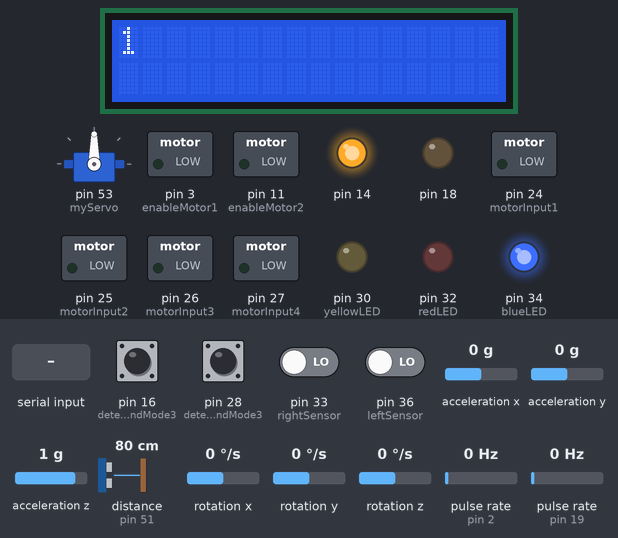
The program below on a simulated Arduino Mega 2560, built with avr-gcc and run on an emulated ATmega2560. On the bench: 16×2 character LCD, servo, switched loads named in the program (green lamp = pin HIGH), output pins drawn as LEDs (lit = HIGH). Wiring (inferred from the names in the program): 2 × pulse sensor: data pin 2 / data pin 19. The test bench sets the inputs (shaded band); at power-on: pin 28 (detectingMode1AndMode2AndMode3) HIGH, pin 16 (detectingMode2AndMode3), pin 33 (rightSensor), pin 36 (leftSensor) LOW, acceleration x 0 g, acceleration y 0 g, acceleration z 1 g, distance to the obstacle (sensor on pin 51) 80 cm, rotation x 0 °/s, rotation y 0 °/s, rotation z 0 °/s, pulse rate (sensors on pin 2, pin 19) 0 Hz. The echo pulse lasts 58.3 µs per cm; pins used as bus, display or sensor lines are not drawn; what the program prints to the serial monitor is not drawn.

Above: at 7.9 s.
8.0 s: pin 28 (detectingMode1AndMode2AndMode3) pulled LOW for 3.2 s
At 11.8 s:
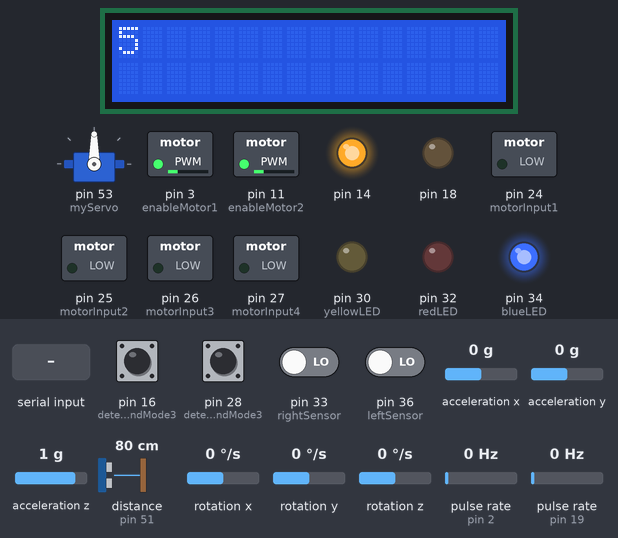
12.7 s: "x" received over Serial
At 14.7 s:
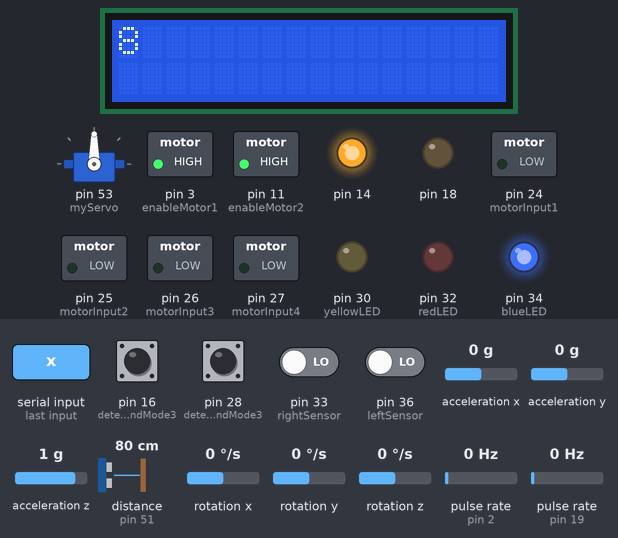
15.5 s: "l" received over Serial
At 16.3 s:
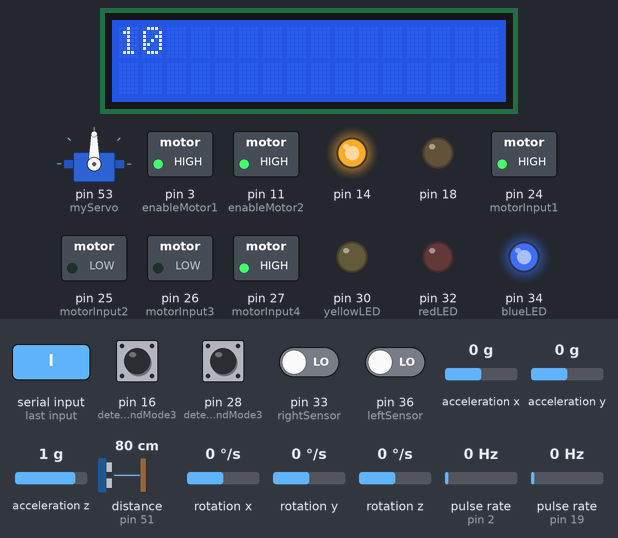
18.5 s: pin 16 (detectingMode2AndMode3) pulled HIGH for 0.15 s
At 19.8 s:
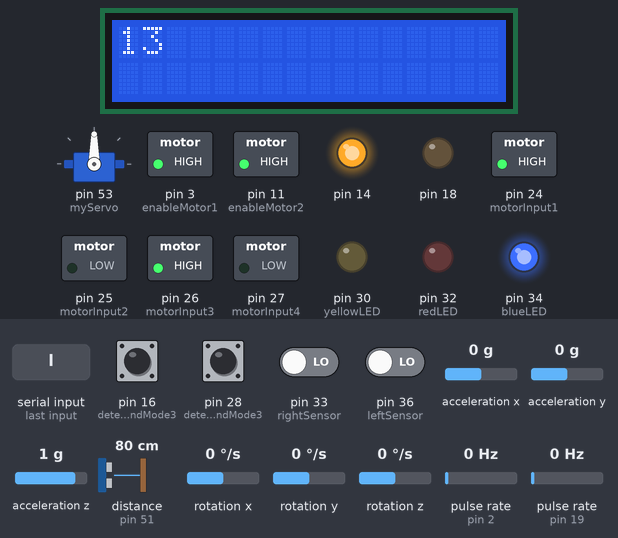
20.1 s: "r" received over Serial
At 20.6 s:
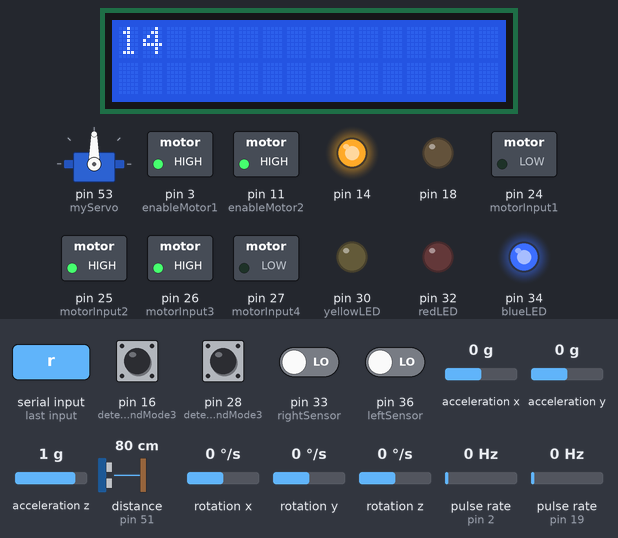
21.6 s: pin 16 (detectingMode2AndMode3) pulled HIGH for 1 s
At 22.4 s:
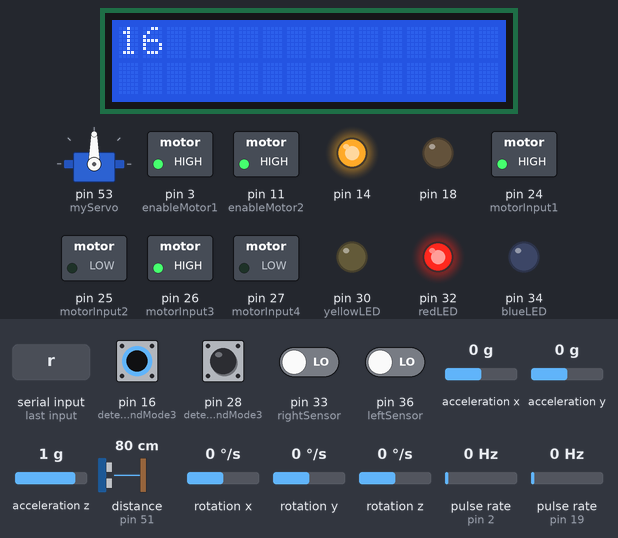
Timing chart, 0 to 24.6 s (numbered marks = the images above; inputs shaded):
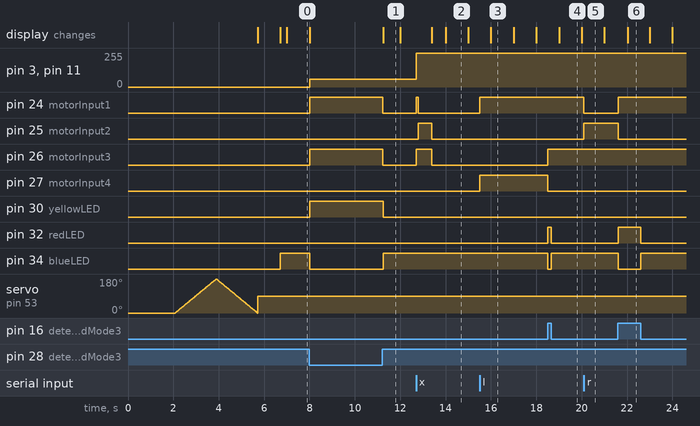

The program:

main.cpp
```cpp
#include <Arduino.h>
//Initialize MPU6050 and include libraries
#include "Wire.h"
#include <MPU6050_light.h>
MPU6050 mpu(Wire);
unsigned long timer = 0;

//Initialize servo motor and include libraries
#include <Servo.h>
Servo myServo;

//Initialize LCD
#include <LiquidCrystal.h>
#define pin_RS 8
#define pin_EN 9
#define pin_d4 4
#define pin_d5 5
#define pin_d6 6
#define pin_d7 7
#define pin_BL 10
LiquidCrystal lcd( pin_RS,  pin_EN,  pin_d4,  pin_d5,  pin_d6,  pin_d7);

//Encoder1
int encoder_pin1 = 19;  // The pin the encoder is connected
unsigned int rpm1;     // first rpm reading
volatile int pulses1;  // number of pulses from encoder 1

//Encoder2
int encoder_pin2 = 2;  // The pin the encoder is connected
unsigned int rpm2;     // second rpm reading
volatile int pulses2;  // number of pulses from encoder 2

unsigned long timeold;
// The number of pulses per revolution
const int pulsesperturn = 20;

//Define variable name for each pin
#define enableMotor1 3
#define enableMotor2 11
#define motorInput1 24
#define motorInput2 25
#define motorInput3 26
#define motorInput4 27
#define leftSensor 36
#define rightSensor 33
#define trigPin 50
#define echoPin 51
#define detectingMode1AndMode2AndMode3 28
#define detectingMode2AndMode3 16
#define yellowLED 30
#define redLED 32
#define blueLED 34

//Initialize variable
long totalCount = 0; // the time taken for robot car to remain on
int lSensor; //value from left sensor
int rSensor; //value from right sensor
int distance=0; //current distance
int distanceTravelled = 0; // total distance travelled
unsigned long duration; // time taken for the wave to return to ultrasonic sensor
int distanceResult; // distance being calculated by ultrasonic sensor
int mode1;//line following
int mode2;//ultrasonic sensor
int mode3;//bluetooth
int mode; //current mode
int modeChanging;
int rps;// rps of average from rpm1 and rpm2
int pos = 90; //initial position

char Incoming_value;//value received by the Bluetooth module
int maxAngle = 0; // max angle being detected
int currentAngle; // current angle being detected
int flag=0; // is on the ramp or under the ramp
int turnAxis; // the turning degree
unsigned long startingTime = 0; // starting time for the line following mode
int stopped = 0; //is stopped at 200cm or not

void counter1()
{
    //Update count
    pulses1++;
}
void counter2()
{
    //Update count
    pulses2++;
}

void fullSpeed()//255
{
  analogWrite(enableMotor1,255);
  analogWrite(enableMotor2,255);
}

void halfSpeed()//90
{
  analogWrite(enableMotor1,90);
  analogWrite(enableMotor2,90);
}

void slowSpeed()//60
{
  analogWrite(enableMotor1,60);
  analogWrite(enableMotor2,60);
}

void stop()
{
  digitalWrite(motorInput1,LOW);
  digitalWrite(motorInput2,LOW);
  digitalWrite(motorInput3,LOW);
  digitalWrite(motorInput4,LOW);
}

void setup() {
  // put your setup code here, to run once:

  //Initialize LCD
  lcd.begin(16, 2);
  lcd.setCursor(2,0);
  lcd.print("Welcome!!!!!");
  lcd.setCursor(2, 1);
  lcd.print("Initializing");

  //Initialize Serial monitor
  Serial.begin(9600);

  //Initialize the accerelometer
  Wire.begin();
  byte status = mpu.begin();
  while(status!=0){ } // stop everything if could not connect to MPU6050
  delay(1000);
  mpu.calcOffsets(); // gyro and accelero

  //Initialize the starting z axis
  turnAxis = mpu.getAngleZ();

  //Initialize servo motor
  myServo.attach(53);
  for(int i=0;i<=180;i++)
  {
    myServo.write(i);
    delay(10);
  }
  for(int i=180;i>=0;i--)
  {
    myServo.write(i);
    delay(10);
  }
  myServo.write(90);

  //Initialize encoder1
  pulses1 = 0;
  pinMode(encoder_pin1, INPUT);
  attachInterrupt(4, counter1, RISING);

  //Initialie encoder2
  pulses2 = 0;
  pinMode(encoder_pin2, INPUT);
  attachInterrupt(0, counter2, RISING);

  timeold = millis();
  rpm1 = 0;
  rpm2 = 0;

  //reset the lcd
  lcd.clear();
  lcd.setCursor(0, 0);

  //Define the mode of the pin
  pinMode(enableMotor1,OUTPUT);
  pinMode(enableMotor2,OUTPUT);
  pinMode(motorInput1,OUTPUT);
  pinMode(motorInput2,OUTPUT);
  pinMode(motorInput3,OUTPUT);
  pinMode(motorInput4,OUTPUT);
  pinMode(leftSensor,INPUT);
  pinMode(rightSensor,INPUT);
  pinMode(echoPin,INPUT);
  pinMode(trigPin,OUTPUT);
  pinMode(14,OUTPUT);
  digitalWrite(14,HIGH);
  pinMode(detectingMode2AndMode3,INPUT);
  pinMode(18,OUTPUT);
  digitalWrite(18,LOW);
  pinMode(yellowLED,OUTPUT);
  pinMode(redLED,OUTPUT);
  pinMode(blueLED,OUTPUT);

  //Initialize the value of the variable
  mode1 = 0;
  mode2 = 0;
  mode3 = 0;
  startingTime=0;

  //stopping for 1s before everythings started for safety
  delay(1000);
}

void goForwardhalf()
{
  halfSpeed();
  digitalWrite(motorInput1,HIGH);
  digitalWrite(motorInput2,LOW);
  digitalWrite(motorInput3,HIGH);
  digitalWrite(motorInput4,LOW);
}

void Left()
{
  fullSpeed();
  digitalWrite(motorInput1,HIGH);
  digitalWrite(motorInput2,LOW);
  digitalWrite(motorInput3,LOW);
  digitalWrite(motorInput4,HIGH);
}

void Right()
{
  fullSpeed();
  digitalWrite(motorInput1,LOW);
  digitalWrite(motorInput2,HIGH);
  digitalWrite(motorInput3,HIGH);
  digitalWrite(motorInput4,LOW);
}

void pureLeft()
{
  digitalWrite(motorInput1,HIGH);
  digitalWrite(motorInput2,LOW);
  digitalWrite(motorInput3,LOW);
  digitalWrite(motorInput4,HIGH);
}

void pureRight()
{
  digitalWrite(motorInput1,LOW);
  digitalWrite(motorInput2,HIGH);
  digitalWrite(motorInput3,HIGH);
  digitalWrite(motorInput4,LOW);
}

void goRight()
{
  pureRight();
  delay(50);
  goForwardhalf();
  delay(15);
  stop();
}

void goLeft()
{
  pureLeft();
  delay(50);
  goForwardhalf();
  delay(15);
  stop();
}

void goForwardfull()
{
  fullSpeed();
  digitalWrite(motorInput1,HIGH);
  digitalWrite(motorInput2,LOW);
  digitalWrite(motorInput3,HIGH);
  digitalWrite(motorInput4,LOW);
}

void goForwardslow()
{
  slowSpeed();
  digitalWrite(motorInput1,HIGH);
  digitalWrite(motorInput2,LOW);
  digitalWrite(motorInput3,HIGH);
  digitalWrite(motorInput4,LOW);
}

void goBackward1()
{
  fullSpeed();
  digitalWrite(motorInput1,LOW);
  digitalWrite(motorInput2,HIGH);
  digitalWrite(motorInput3,LOW);
  digitalWrite(motorInput4,HIGH);
}

void goRightstop()
{
  pureRight();
  delay(600);
  stop();
}

void uTurn()
{
  pureRight();
  delay(1300);
  stop();
}

void goLeftstop()
{
  pureLeft();
  delay(600);
  stop();
}

void checkDistance()
{
  digitalWrite(trigPin,LOW);
  delayMicroseconds(2);
  digitalWrite(trigPin,HIGH);
  delayMicroseconds(10);
  digitalWrite(trigPin,LOW);
  duration = pulseIn(echoPin,HIGH);
  distanceResult = (duration / 2) * (0.34);
}

void loop() {
  mode = digitalRead(detectingMode1AndMode2AndMode3);
  modeChanging = digitalRead(detectingMode2AndMode3);
  if(mode == 0)
  {
    if(mode1 == 0)
    {
      lcd.clear();
      lcd.setCursor(0, 0);
      digitalWrite(yellowLED,HIGH);
      digitalWrite(redLED,LOW);
      digitalWrite(blueLED,LOW);
    }
    mode1 = 1;
    mode2 = 0;
    mode3 = 0;

    if(totalCount <= 60)
    {
      mpu.update();//update the data of mpu
      if((millis()-timer)>100)
      { // print data every 100ms
        currentAngle = mpu.getAngleY(); // get the value of y axis
        if(currentAngle >= maxAngle)// get the max value of y-axis
        {
          maxAngle = currentAngle;
        }
        timer = millis();
      }

      if (millis() - timeold >= 1000)
      {  /*Uptade every one second, this will be equal to reading frecuency (Hz).*/
        //Don't process interrupts during calculations
        detachInterrupt(4);
        detachInterrupt(0);
        rpm1 = ((60 * 1000 / pulsesperturn )/ (millis() - timeold)* pulses1) * 0.01667;
        rpm2 = ((60 * 1000 / pulsesperturn )/ (millis() - timeold)* pulses2) * 0.01667;
        rps = (rpm1+rpm2)/2;
        timeold = millis();
        pulses1 = 0;
        pulses2 = 0;
        distance = 2 * 3.142 * 3.25 * rps;
        distanceTravelled+=distance;
        //Restart the interrupt processing
        attachInterrupt(4, counter1, RISING);
        attachInterrupt(0, counter2, RISING);
      }

      if(startingTime > 0)// starting the calculation of time after the ramp
      {
        lcd.setCursor(0, 1);
        lcd.print("Distance : ");
        lcd.setCursor(11, 1);
        lcd.print(distanceTravelled);
        lcd.setCursor(0,0);
        totalCount=(millis()-startingTime)/1000;
        lcd.print(totalCount);
      }
      lSensor = digitalRead(leftSensor);
      rSensor = digitalRead(rightSensor);
      lcd.setCursor(8, 0);
      lcd.print(maxAngle);

      if(lSensor == 1 && rSensor == 1)
      {
        if(distanceTravelled >= 200 && startingTime !=0 && stopped == 0)
        {
          lcd.clear();
          lcd.setCursor(0, 0);
          lcd.print("STOP!!!!!!!!!!");
          stop();
          delay(3000);
          lcd.clear();
          stopped = 1;
        }
        else
        {
          if(currentAngle > 10 && flag == 0)
          {
            goForwardfull();
            delay(1500);
            stop();
            delay(4000);
            flag=1;
          }
          else
          {
            goForwardhalf();
          }
          if(flag == 1)
          {
            while(turnAxis <= 350)
            {
              pureRight();
              delay(10);
              mpu.update();
              turnAxis = mpu.getAngleZ();
            }
            goForwardslow();
            delay(400);
            distanceTravelled =0;
            flag = 0;
          }
          if(currentAngle <= -5)
          {
            distanceTravelled= 0;
            startingTime = millis();
          }
        }
      }
      else if(lSensor == 1 && rSensor == 0)
      {
        goLeft();
      }
      else if(lSensor == 0 && rSensor == 1)
      {
        goRight();
      }
      else if(lSensor == 0 && rSensor == 0)
      {
        goForwardslow();
        delay(200);
        stop();
      }
    }
    else
    {
      stop();
    }
  }else if(mode == 1 && modeChanging == 1)
  {
    if(mode2 == 0)
    {
      lcd.clear();
      lcd.setCursor(0, 0);
      digitalWrite(yellowLED,LOW);
      digitalWrite(redLED,HIGH);
      digitalWrite(blueLED,LOW);
    }
    mode1 = 0;
    mode2 = 1;
    mode3 = 0;

    if(totalCount <= 60)
    {
      lcd.setCursor(0, 0);
      totalCount=millis()/1000;
      lcd.print(totalCount-6);
      checkDistance();
      if(distanceResult > 400)
      {
        goForwardfull();
        delay(20);
      }
      else
      {
        stop();
        delay(400);
        checkDistance();
        if(distanceResult > 400)
        {
          goForwardfull();
          delay(20);
        }
        else
        {
          myServo.write(180);
          delay(300);
          checkDistance();

          if(distanceResult > 400)
          {
            goRightstop();
          }
          else
          {
            checkDistance();
            if(distanceResult > 400)
            {
              goRightstop();
            }
            else
            {
              myServo.write(0);
              delay(300);
              checkDistance();
              if(distanceResult > 400)
              {
                goLeftstop();
              }
              else
              {
                  goBackward1();
                  delay(500);
                  uTurn();
              }
            }
          }
        }
      }
      myServo.write(90);
    }
  }else if(mode == 1 && modeChanging == 0)
  {
    if(mode3 == 0)
    {
      lcd.clear();
      lcd.setCursor(0, 0);
      digitalWrite(yellowLED,LOW);
      digitalWrite(redLED,LOW);
      digitalWrite(blueLED,HIGH);
    }
    mode1 = 0;
    mode2 = 0;
    mode3 = 1;

    lcd.setCursor(0,0);
    totalCount=millis()/1000;
    lcd.print(totalCount-6);

    //default password 1234 OR 0000
    if(Serial.available() > 0)
    {
      Incoming_value = Serial.read();
      Serial.print(Incoming_value);
      if(Incoming_value == 'l')
      {
        pureLeft();
      }
      else if(Incoming_value == 'f')
      {
        goForwardfull();
      }
      else if(Incoming_value == 'r')
      {
        Right();
      }
      else if(Incoming_value == 'b')
      {
        goBackward1();
      }
      else if(Incoming_value == 's')//the cross shape
      {
        stop();
      }
      else if(Incoming_value == 'x')//the triangle shape
      {
        goForwardfull();
        delay(100);
        goRightstop();
      }
      else if(Incoming_value == 'y')//the rectangular shape
      {
        goForwardfull();
        delay(100);
        goLeftstop();
      }
      else if(Incoming_value == 't')
      {
        uTurn();
      }
    }
  }
}
```

Measured:
- after the input at 8.0 s, pin 3 (enableMotor1), pin 11 (enableMotor2): 0/255 → 60/255 at once; pin 24 (motorInput1), pin 26 (motorInput3), pin 30 (yellowLED): LOW → HIGH at once, → LOW 3.2 s later; pin 34 (blueLED): HIGH → LOW at once, → HIGH 3.2 s later
- after the input at 12.7 s, pin 3 (enableMotor1), pin 11 (enableMotor2): 60/255 → 255/255 at once; pin 24 (motorInput1): LOW → HIGH at once, → LOW 0.10 s later; pin 25 (motorInput2): LOW → HIGH after 0.10 s, → LOW 0.60 s later; pin 26 (motorInput3): LOW → HIGH at once, → LOW 0.70 s later
- after the input at 15.5 s, pin 24 (motorInput1), pin 27 (motorInput4): LOW → HIGH at once
- after the input at 18.5 s, pin 26 (motorInput3): LOW → HIGH at once; pin 27 (motorInput4): HIGH → LOW at once; pin 32 (redLED): LOW → HIGH at once, → LOW 0.16 s later; pin 34 (blueLED): HIGH → LOW at once, → HIGH 0.16 s later
- after the input at 20.1 s, pin 24 (motorInput1): HIGH → LOW at once; pin 25 (motorInput2): LOW → HIGH at once
- after the input at 21.6 s, pin 24 (motorInput1): LOW → HIGH at once; pin 25 (motorInput2): HIGH → LOW at once; pin 32 (redLED): LOW → HIGH at once, → LOW 1.0 s later; pin 34 (blueLED): HIGH → LOW at once, → HIGH 1.0 s later
- what the display in image 1 shows lasts 0.8 s, from 11.2 s to 12.0 s
